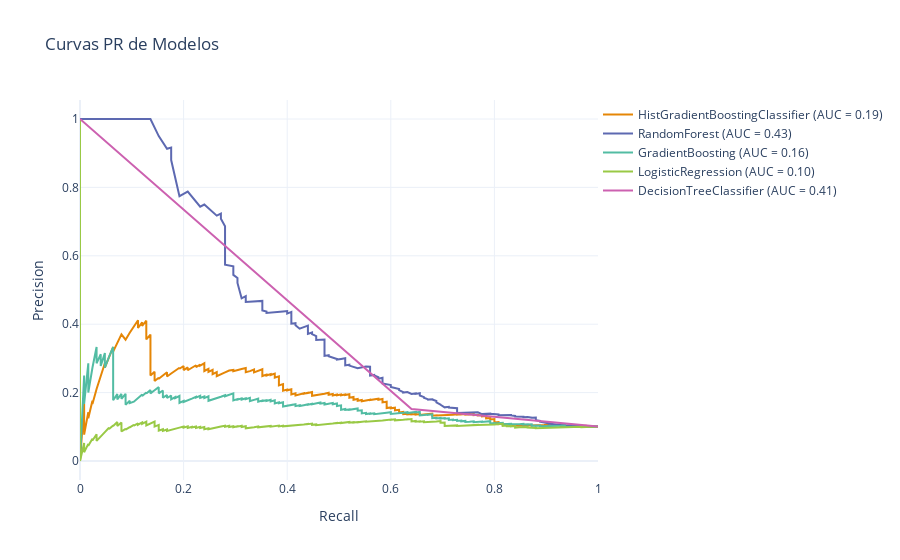

Notebook code cell kept with this figure:
### Code cell
fig.update_layout(
    title='Curvas PR de Modelos',
    xaxis=dict(title='Recall'),
    yaxis=dict(title='Precision'),
    legend=dict(x=1, y=1),
    showlegend=True,
    template='plotly_white'
)
# fig.show()

### Figure 1 — Plotly figure (JSON) as saved in the notebook; plotly's stock layout.template omitted (floating-point values rounded to 4 significant figures; data arrays with more than 128 entries replaced by an {"elided": "..."} marker saying what was removed)
{"data": [{"line": {"color": "rgb(229, 134, 6)"}, "mode": "lines", "name": "HistGradientBoostingClassifier (AUC = 0.19)", "type": "scatter", "x": {"elided": "1123 float values"}, "y": {"elided": "1123 float values"}}, {"line": {"color": "rgb(93, 105, 177)"}, "mode": "lines", "name": "RandomForest (AUC = 0.43)", "type": "scatter", "x": {"elided": "376 float values"}, "y": {"elided": "376 float values"}}, {"line": {"color": "rgb(82, 188, 163)"}, "mode": "lines", "name": "GradientBoosting (AUC = 0.16)", "type": "scatter", "x": {"elided": "1113 float values"}, "y": {"elided": "1113 float values"}}, {"line": {"color": "rgb(153, 201, 69)"}, "mode": "lines", "name": "LogisticRegression (AUC = 0.10)", "type": "scatter", "x": {"elided": "1126 float values"}, "y": {"elided": "1126 float values"}}, {"line": {"color": "rgb(204, 97, 176)"}, "mode": "lines", "name": "DecisionTreeClassifier (AUC = 0.41)", "type": "scatter", "x": [1, 0.656, 0.648, 0.64, 0.64, 0], "y": [0.1006, 0.1505, 0.1523, 0.1515, 0.1521, 1]}], "layout": {"legend": {"x": 1, "y": 1}, "showlegend": true, "title": {"text": "Curvas PR de Modelos"}, "xaxis": {"title": {"text": "Recall"}}, "yaxis": {"title": {"text": "Precision"}}}}
